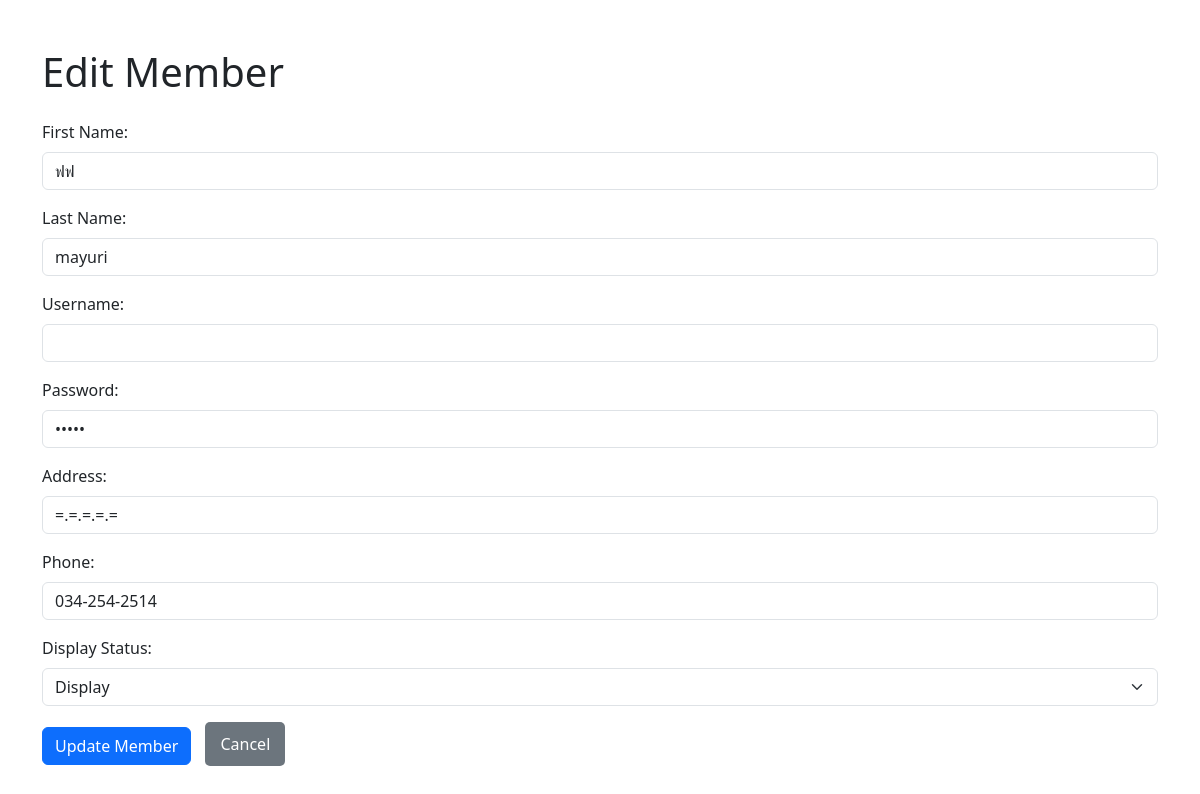
Screenshot of /MEMBER/member_edit.php?id=1 with the database file from the repository.
### tables this page shows
CREATE TABLE IF NOT EXISTS `member` (
  `mmb_id` smallint NOT NULL AUTO_INCREMENT,
  `mmb_name` varchar(20) NOT NULL,
  `mmb_surname` varchar(30) NOT NULL,
  `mmb_username` varchar(20) NOT NULL,
  `mmb_pwd` varchar(50) NOT NULL,
  `mmb_addr` varchar(100) DEFAULT NULL,
  `mmb_phone` varchar(15) DEFAULT NULL,
  `mmb_show` tinyint(1) DEFAULT '1',
  PRIMARY KEY (`mmb_id`)
);

### MEMBER/member_edit.php (the view, shortened to what this page needs)
<?php
include 'connect_db.php';
if ($_SERVER["REQUEST_METHOD"] == "POST") {
    $mmb_id = (int)$_POST['mmb_id'];
    $mmb_name = mysqli_real_escape_string($conn, trim($_POST['mmb_name']));
    $mmb_surname = mysqli_real_escape_string($conn, trim($_POST['mmb_surname']));
    $mmb_username = mysqli_real_escape_string($conn, trim($_POST['mmb_username']));
    $mmb_pwd = mysqli_real_escape_string($conn, trim($_POST['mmb_pwd']));
    $mmb_addr = mysqli_real_escape_string($conn, trim($_POST['mmb_addr']));
    $mmb_phone = mysqli_real_escape_string($conn, trim($_POST['mmb_phone']));
    $mmb_show = (int)$_POST['user_show'];
    $stmt = $conn->prepare("UPDATE member SET mmb_name = ?, mmb_surname = ?, mmb_username = ?, mmb_pwd = ?, mmb_addr = ?, mmb_phone = ?, mmb_show = ? WHERE mmb_id = ?");
    $stmt->bind_param("ssssssii", $mmb_name, $mmb_surname, $mmb_username, $mmb_pwd, $mmb_addr, $mmb_phone, $mmb_show, $mmb_id);
    if ($stmt->execute()) {
        echo "<div class='alert alert-success' role='alert'>Record updated successfully</div>";
    } else {
        echo "<div class='alert alert-danger' role='alert'>Error: " . htmlspecialchars($stmt->error) . "</div>";
    }
    $stmt->close();
    $conn->close();
} else {
    $mmb_id = (int)$_GET['id'];
    $stmt = $conn->prepare("SELECT * FROM member WHERE mmb_id = ?");
    $stmt->bind_param("i", $mmb_id);
    $stmt->execute();
    $result = $stmt->get_result();
    $member = $result->fetch_assoc();
}
?>
<!DOCTYPE html>
<html lang="en">
<head>
    <link href="https://cdn.jsdelivr.net/npm/bootstrap@5.3.3/dist/css/bootstrap.min.css" rel="stylesheet">
</head>
<body>
<div class="container mt-5">
    <h1 class="mb-4">Edit Member</h1>
    <form action="member_edit.php" method="post" onsubmit="return chkdata();">
        <div class="mb-3">
            <label for="mmb_name" class="form-label">First Name:</label>
            <input type="text" id="mmb_name" name="mmb_name" class="form-control" value="<?= htmlspecialchars($member['mmb_name']) ?>" required>
        </div>
        <div class="mb-3">
            <label for="mmb_surname" class="form-label">Last Name:</label>
            <input type="text" id="mmb_surname" name="mmb_surname" class="form-control" value="<?= htmlspecialchars($member['mmb_surname']) ?>" required>
        </div>
        <div class="mb-3">
            <label for="mmb_username" class="form-label">Username:</label>
            <input type="text" id="mmb_username" name="mmb_username" class="form-control" value="<?= htmlspecialchars($member['mmb_username']) ?>" required>
        </div>
        <div class="mb-3">
            <label for="mmb_pwd" class="form-label">Password:</label>
            <input type="password" id="mmb_pwd" name="mmb_pwd" class="form-control" value="<?= htmlspecialchars($member['mmb_pwd']) ?>" required>
        </div>
        <div class="mb-3">
            <label for="mmb_addr" class="form-label">Address:</label>
            <input type="text" id="mmb_addr" name="mmb_addr" class="form-control" value="<?= htmlspecialchars($member['mmb_addr']) ?>" required>
        </div>
        <div class="mb-3">
            <label for="mmb_phone" class="form-label">Phone:</label>
            <input type="text" id="mmb_phone" name="mmb_phone" class="form-control" value="<?= htmlspecialchars($member['mmb_phone']) ?>" required>
        </div>
        <div class="mb-3">
            <label for="user_show" class="form-label">Display Status:</label>
            <select id="user_show" name="user_show" class="form-select" required>
                <option value="1" <?= $member['mmb_show'] == 1 ? 'selected' : '' ?>>Display</option>
            </select>
        </div>
        <button type="submit" class="btn btn-primary">Update Member</button>
        <a href="member_show.php" class="button-cancel">Cancel</a>
    </form>
</div>
</body>
</html>

### MEMBER/member_edit.php (style rules this page uses)
.button-cancel { display: inline-block; margin-left: 10px; padding: 10px 15px; background-color: #6c757d; color: white; text-decoration: none; border-radius: 5px; }

### rows the page displays
member: mmb_name "ฟฟ", mmb_surname "mayuri", mmb_addr "=.=.=.=.=", mmb_phone "034-254-2514", user_show "Display"
